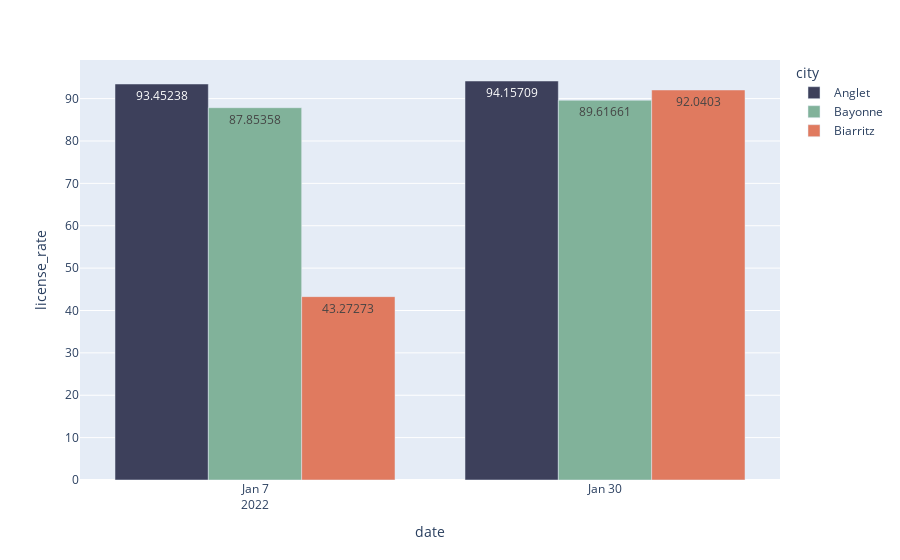

Source (notebook cell):
### Markdown cell above
# Evolution du taux d'enregistrement

### Code cell
df_agg['license_rate'] = 100 * df_agg.nb_licensed / df_agg.nb_rooms
px.bar(df_agg[df_agg.room_type == 'Logement entier'], 
        x='date', 
        y='license_rate', 
        color='city', 
        barmode='group', 
        text_auto=True,
        color_discrete_map=COLOR_MAP)

### Figure 1 — Plotly figure (JSON) as saved in the notebook; plotly's stock layout.template omitted (floating-point values rounded to 4 significant figures)
{"data": [{"alignmentgroup": "True", "hovertemplate": "city=Anglet<br>date=%{x}<br>license_rate=%{y}<extra></extra>", "legendgroup": "Anglet", "marker": {"color": "#3d405b", "pattern": {"shape": ""}}, "name": "Anglet", "offsetgroup": "Anglet", "orientation": "v", "showlegend": true, "textposition": "auto", "texttemplate": "%{y}", "type": "bar", "x": ["2022-01-07T21:13:23.891570", "2022-01-30T17:24:15.243725"], "xaxis": "x", "y": [93.45, 94.16], "yaxis": "y"}, {"alignmentgroup": "True", "hovertemplate": "city=Bayonne<br>date=%{x}<br>license_rate=%{y}<extra></extra>", "legendgroup": "Bayonne", "marker": {"color": "#81b29a", "pattern": {"shape": ""}}, "name": "Bayonne", "offsetgroup": "Bayonne", "orientation": "v", "showlegend": true, "textposition": "auto", "texttemplate": "%{y}", "type": "bar", "x": ["2022-01-07T21:13:23.891570", "2022-01-30T17:24:15.243725"], "xaxis": "x", "y": [87.85, 89.62], "yaxis": "y"}, {"alignmentgroup": "True", "hovertemplate": "city=Biarritz<br>date=%{x}<br>license_rate=%{y}<extra></extra>", "legendgroup": "Biarritz", "marker": {"color": "#e07a5f", "pattern": {"shape": ""}}, "name": "Biarritz", "offsetgroup": "Biarritz", "orientation": "v", "showlegend": true, "textposition": "auto", "texttemplate": "%{y}", "type": "bar", "x": ["2022-01-07T21:13:23.891570", "2022-01-30T17:24:15.243725"], "xaxis": "x", "y": [43.27, 92.04], "yaxis": "y"}], "layout": {"barmode": "group", "legend": {"title": {"text": "city"}, "tracegroupgap": 0}, "margin": {"t": 60}, "xaxis": {"anchor": "y", "domain": [0, 1], "title": {"text": "date"}}, "yaxis": {"anchor": "x", "domain": [0, 1], "title": {"text": "license_rate"}}}}
